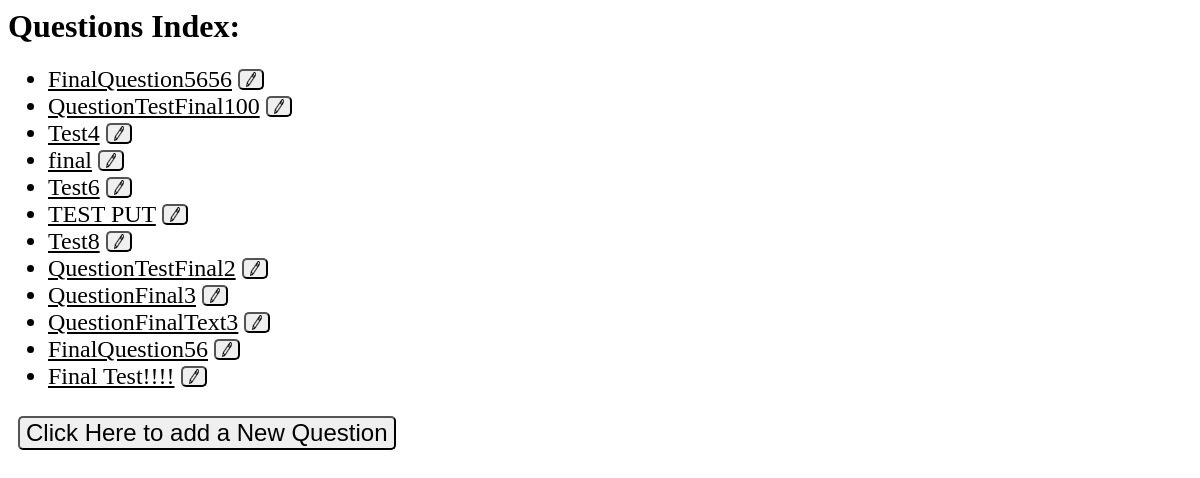
/polls/, run on an earlier commit of the app's database.
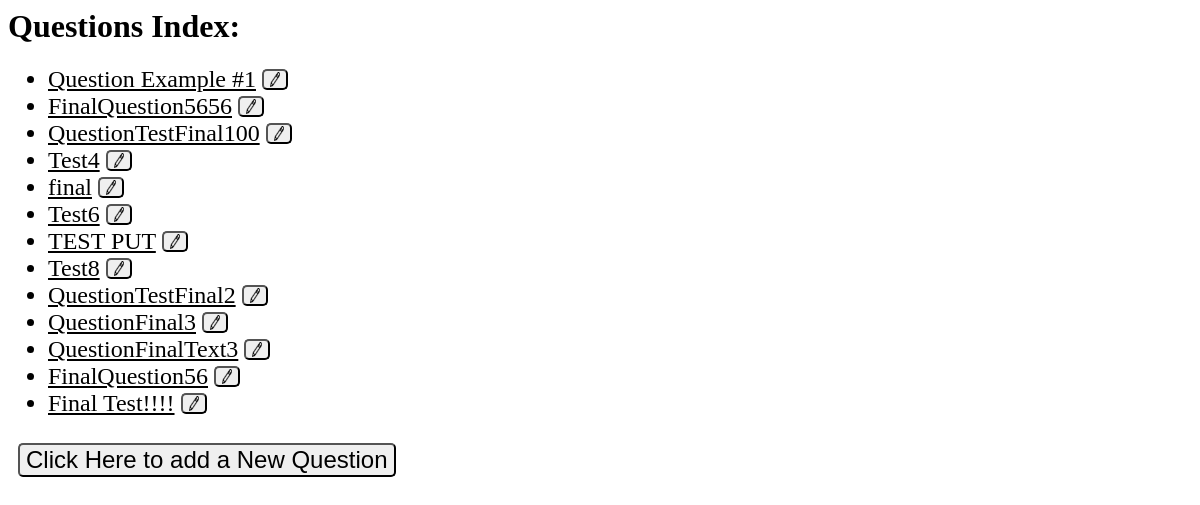
And on a later commit of the database.
### polls/models.py (models this page shows, shortened)
class Question(models.Model):
    question_text=models.CharField(max_length=200)
    pub_date=models.DateTimeField("date published")

### polls/views.py (the view)
# urls.py: path("", views.IndexView.as_view(), name="index"),
class IndexView(generic.ListView):
    template_name = "polls/index.html"
    context_object_name="question_list"
    def get_queryset(self):
        return Question.objects.filter().order_by("-pub_date")

### polls/templates/polls/index.html (shortened to what this page needs)
{% load static %}
<link rel="stylesheet" href="{% static 'polls/style.css' %}">
<!DOCTYPE html>
<html lang="en">
<head>
</head>
<body>
    <h1>Questions Index:</h1>
    {% if question_list %}
        <ul>
            {% for question in question_list %}
            <li>
                <a href="{% url 'polls:detail' question.id %}">{{question.question_text}}</a>
                <button onclick="window.location.href='{% url 'polls:updateQuestion' question.id %}'" class="editButton"><img src="{% static 'polls/images/Pencil.png' %}"></img></button>
            </li>
            {% endfor %}
        </ul>
        {% else %}
            <p>No polls are available.</p>
    {% endif %}
        <div class="addQuestion">
            <button onclick="window.location.href='{% url 'polls:newQuestion' %}'">Click Here to add a New Question</button>
        </div>
</body>
</html>

### polls/static/polls/style.css (style rules this page uses)
li a { font-size: x-large; color: rgb(0, 0, 0); }
.addQuestion { padding: 10px; }
.addQuestion button { font-size: x-large; }
.editButton img { width: 10px; height: 15px; }
button { border-radius: 5px; cursor: pointer; font-size: x-large; }
li { font-size: x-large; }

What changed in the data, as far as the page shows it:
added Question: question_text "Question Example #1"
